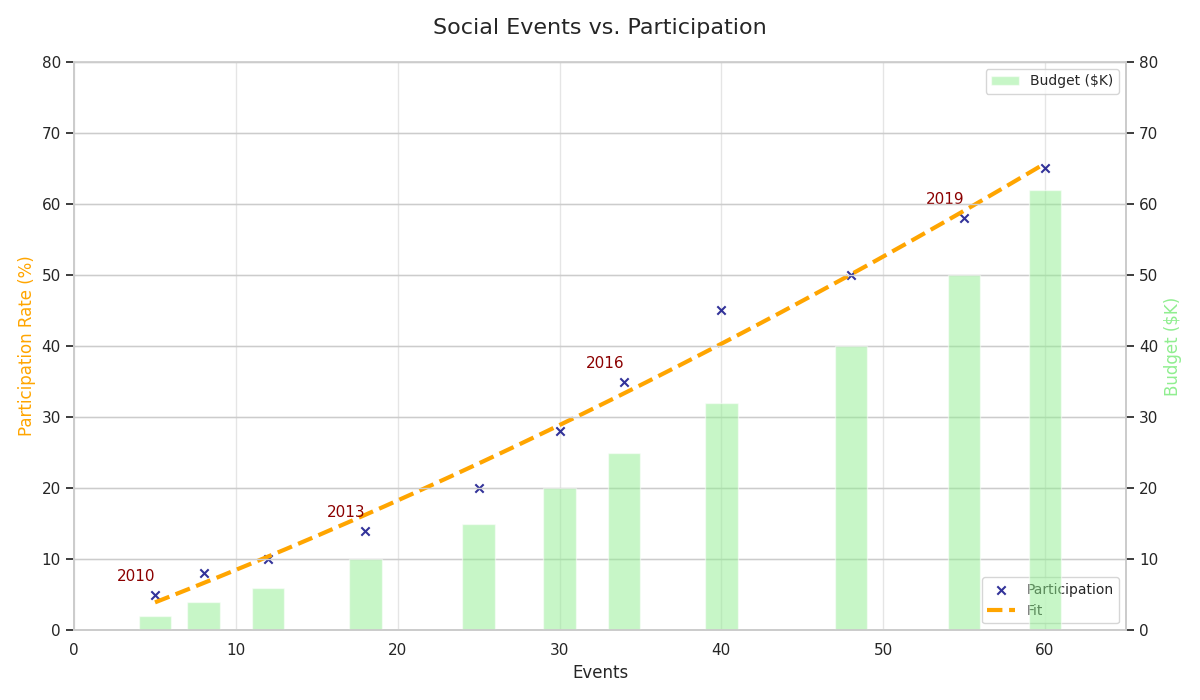

This chart was generated by the following Python code:
import matplotlib.pyplot as plt
import numpy as np
from scipy.optimize import curve_fit

years = np.array([2010, 2011, 2012, 2013, 2014, 2015, 2016, 2017, 2018, 2019, 2020])
social_events = np.array([5, 8, 12, 18, 25, 30, 34, 40, 48, 55, 60])
volunteer_rates = np.array([5, 8, 10, 14, 20, 28, 35, 45, 50, 58, 65])
community_budget = np.array([2, 4, 6, 10, 15, 20, 25, 32, 40, 50, 62])

def quadratic_fit(x, a, b, c):
    return a * x**2 + b * x + c

params, _ = curve_fit(quadratic_fit, social_events, volunteer_rates)
events_range = np.linspace(min(social_events), max(social_events), 300)
fitted_rates = quadratic_fit(events_range, *params)

fig, ax1 = plt.subplots(figsize=(12, 7))
ax1.scatter(social_events, volunteer_rates, color='navy', label='Participation', alpha=0.8, edgecolors='k', marker='x')
ax1.plot(events_range, fitted_rates, color='orange', linestyle='--', linewidth=3, label='Fit')

ax2 = ax1.twinx()
ax2.bar(social_events, community_budget, color='lightgreen', alpha=0.5, label='Budget ($K)', width=2.0)

key_points = [0, 3, 6, 9]
for i in key_points:
    ax1.annotate(f'{years[i]}', (social_events[i], volunteer_rates[i]), 
                 textcoords="offset points", xytext=(0, 10), ha='right', fontsize=11, color='darkred')

ax1.set_title('Social Events vs. Participation', fontsize=16, pad=20)
ax1.set_xlabel('Events', fontsize=12)
ax1.set_ylabel('Participation Rate (%)', fontsize=12, color='orange')
ax2.set_ylabel('Budget ($K)', fontsize=12, color='lightgreen')

ax1.set_xlim(0, 65)
ax1.set_ylim(0, 80)
ax2.set_ylim(0, 80)

ax1.legend(loc='lower right', fontsize=10)
ax2.legend(loc='upper right', fontsize=10)

ax1.grid(True, linestyle='-', alpha=0.5)
ax1.spines['top'].set_visible(False)

plt.tight_layout()
plt.show()
